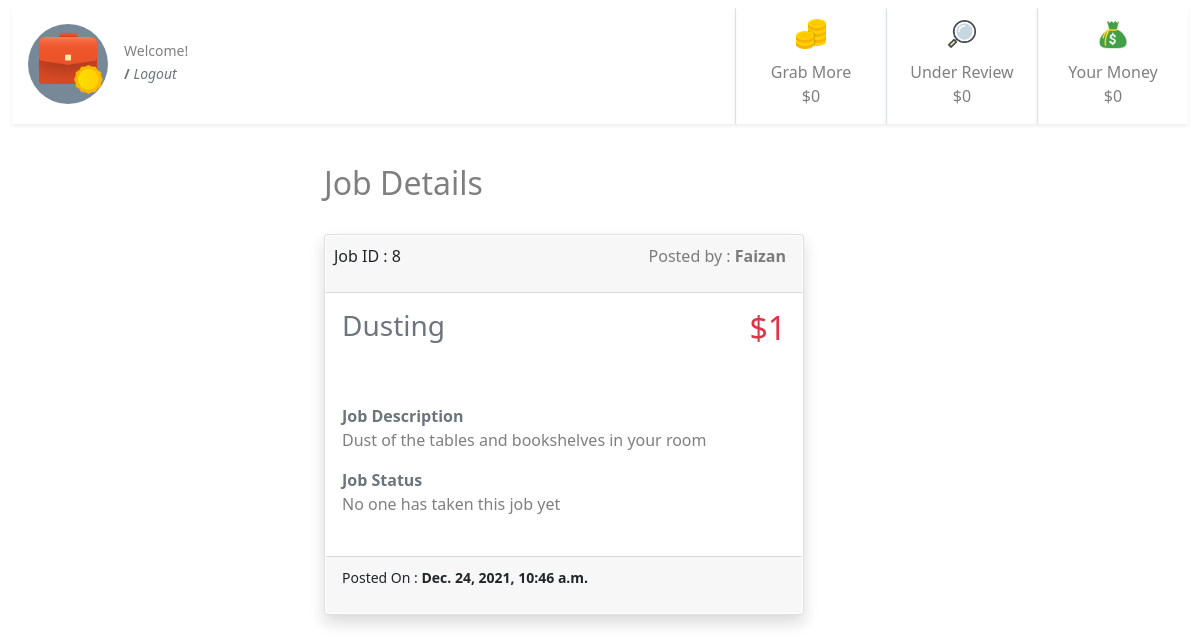
Page /8/ (signed in) on the committed database.
### jobs/models.py (models this page shows, shortened)
class JobPost(models.Model):
    job_title = models.CharField(max_length=200)
    publish_date = models.DateTimeField('date published')
    job_detail = models.CharField(max_length=200)
    job_price = models.IntegerField(default=0)
    job_taken = models.BooleanField(default=False)
    job_under_review = models.BooleanField(default=False)
    job_passed_review = models.BooleanField(default=False)
    job_taken_date = models.DateTimeField('date job taken', null=True, blank=True)
    job_done = models.BooleanField(default=False)
    job_done_date = models.DateTimeField('date job completed', null=True, blank=True)
    job_taker = models.ForeignKey(User, on_delete=models.CASCADE, null=True, blank=True, related_name='job_user')
    job_creator = models.ForeignKey(User, on_delete=models.CASCADE, null=True, blank=True, related_name='job_author')

### jobs/views.py (the view)
# urls.py: path('<int:pk>/', views.detail, name='detail'),
@login_required
def detail(request, pk):
    print(pk)
    detail = get_object_or_404(JobPost, pk=pk)
    template = loader.get_template('jobs/detail.html')
    if request.user == 'AnonymousUser':
        usr = "None"
    else:
        usr = request.user
    context = {
    'detail': detail,
    'user': usr,
     }
    return HttpResponse(template.render(context, request))

### jobs/templates/jobs/detail.html (shortened to what this page needs)
{% extends "jobs/base.html" %} {% block user %} {{user.first_name}} {{user.last_name}} {% endblock user %} {% block detail %} {% load static %}
<div class="container-fluid">
    {% if detail %}
    <div class="row justify-content-center">
        <div class="col-6 ">
            <h2 class="py-4 text-start text-black-50">Job Details</h2>
            <div class="card mb-4 shadow " style="width: 30rem;">
                <a class="btn p-0" href="../" style="width: 100%;">
                    <div class="card-body p-0">
                        <div class="card-header d-flex ps-2 m-0 bg-gray  justify-content-between">
                            Job ID : {{detail.id}}
                            <p class="text-black-50 ">Posted by : <strong>{{detail.job_creator.first_name}}</strong> </p>
                        </div>
                        <div class="d-flex justify-content-between">
                            <h3 class="card-title p-3 text-secondary">{{ detail.job_title }}</h3>
                            <h2 class="text-danger p-3">${{detail.job_price}}</h2>
                        </div>
                        <div class="p-3 text-start">
                            <strong class="text-secondary">Job Description</strong>
                            <p class="text-black-50">{{detail.job_detail}}</p>
                            <strong class="text-secondary">Job Status</strong> {% if detail.job_done %}
                            <p class="text-black-50">This job is done by <strong>{{detail.job_taker.first_name}}</strong> </p>
                            {% elif detail.job_taken %}
                            <p class="text-black-50">This job is taken by <strong>{{detail.job_taker.first_name}}</strong> </p>
                            {% else %}
                            <p class="text-black-50">No one has taken this job yet</p>
                            {% endif %}
                        </div>
                    </div>
                    <div class="card-footer bg-gray mt-2 text-dark-50 text-start">
                        <p><small class="card-text ">Posted On : <strong>{{detail.publish_date}}</strong></small></p>
                    </div>
                </a>
            </div>
        </div>
    </div>
    {% else %}
    <div class="card-body">
        <h2 class="card-title">No data available.</h2>
    </div>
    {% endif %}
</div>
{% endblock detail %} {% block sidebar %}
<div class="d-flex flex-row " style="">
    <div class="d-flex flex-row ">
        <div class=" mt-2 mb-2  text-center border-start shadow-sm">
            <div class="" style="width: 150px;">
                <img class="m-2" src="{% static 'jobs/unclaimed.png'%}" style="width: 36px; height: 36px;" alt="Card image">
                <div class="">
                    <p class="m-0 text-black-50 fs-6">Grab More</p> {% if unclaimed.job_price__sum != None %}
                    <p class="text-black-50 fs-6">${{unclaimed.job_price__sum}}</p>
                    {% else %}
                    <p class="text-black-50 fs-6">$0</p>
                    {% endif %}
                </div>
            </div>
        </div>
        <div class=" mt-2 mb-2  text-center border-start shadow-sm">
            <div class="" style="width: 150px;">
                <img class="m-2" src="{% static 'jobs/underreview.png'%}" style="width: 36px; height: 36px;" alt="Card image">
                <div class="">
                    <p class="m-0 text-black-50">Under Review</p> {% if my_money_under_review_this_month.job_price__sum != None %}
                    <p class="text-black-50 fs-6">${{my_money_under_review_this_month.job_price__sum}}</p>
                    {% else %}
                    <p class="text-black-50 fs-6">$0</p>
                    {% endif %}
                </div>
            </div>
        </div>
        <div class=" mt-2 mb-2  text-center border-start shadow-sm">
            <div class="" style="width: 150px;">
                <img class="m-2" src="{% static 'jobs/mymoney.png'%}" style="width: 36px; height: 36px;" alt="Card image">
                <div class="">
                    <p class="m-0 text-black-50">Your Money</p> {% if my_total_this_mont.job_price__sum != None %}
                    <p class="text-black-50 fs-6">${{my_total_this_mont.job_price__sum}}</p>
                    {% else %}
                    <p class="text-black-50 fs-6">$0</p>
                    {% endif %}
                </div>
            </div>
        </div>
    </div>
</div>
<div> {% endblock sidebar %}

### rows in the picture
JobPost: id "8", job_creator.first_name "Faizan", job_title "Dusting", job_price "1", job_detail "Dust of the tables and bookshelves in your room", publish_date "Dec. 24, 2021, 10:46 a.m."
